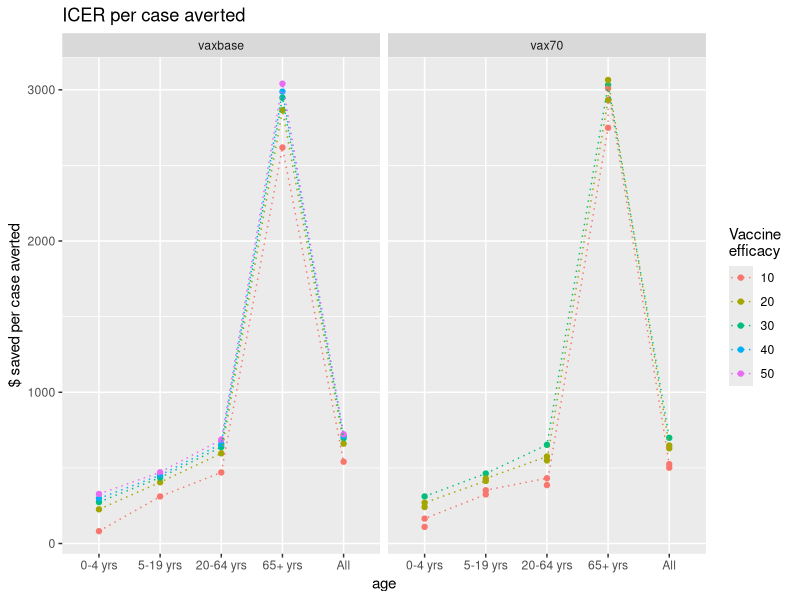
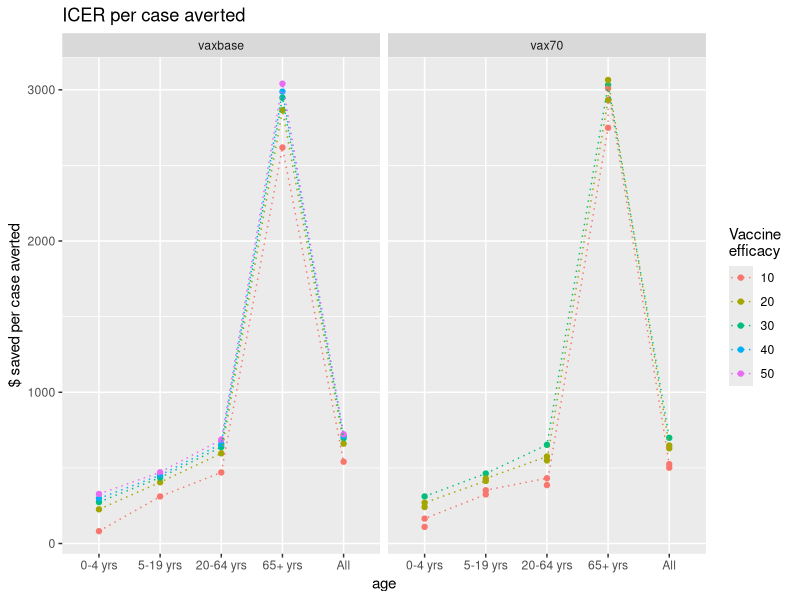
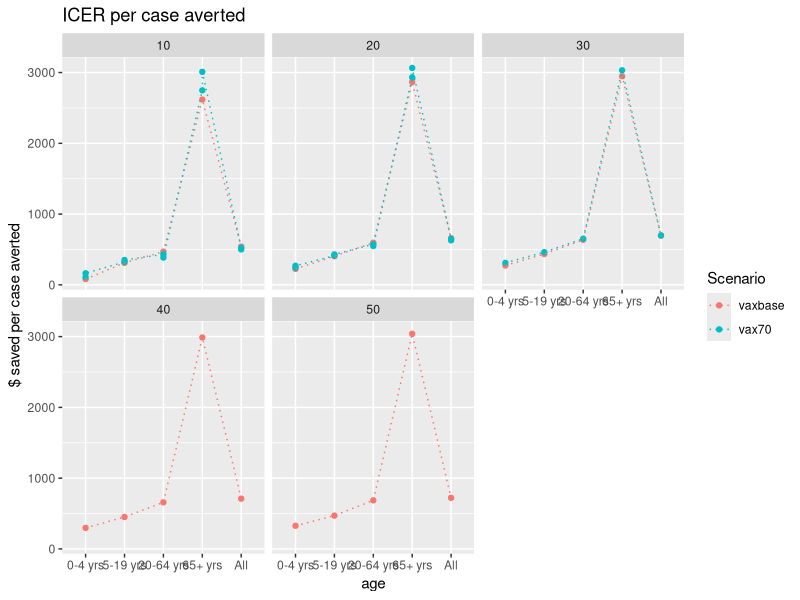
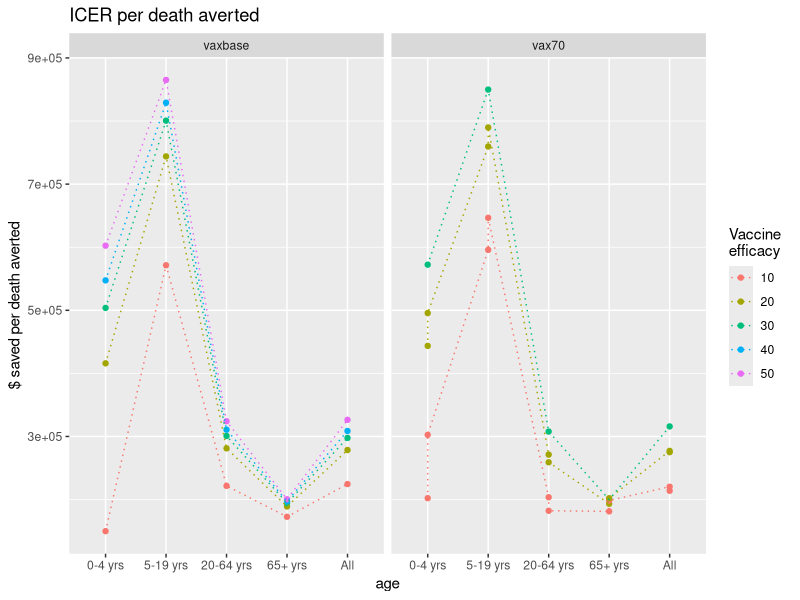
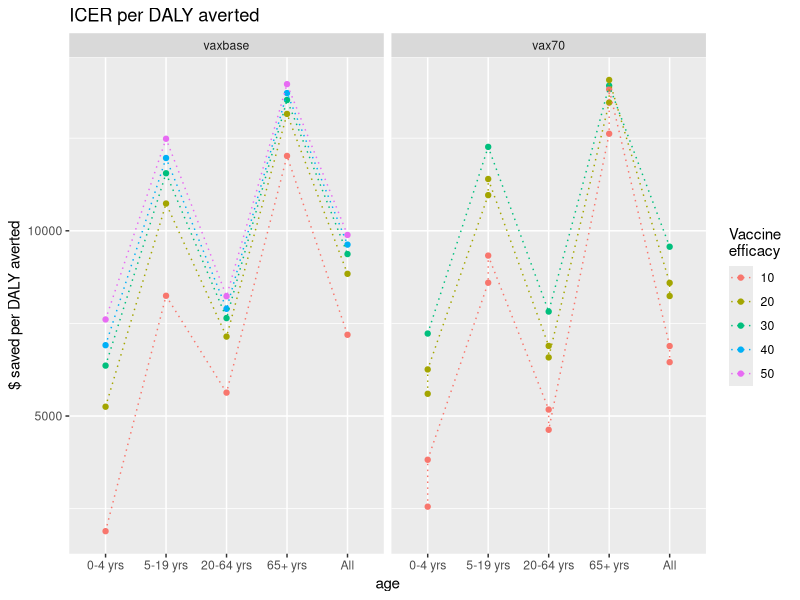
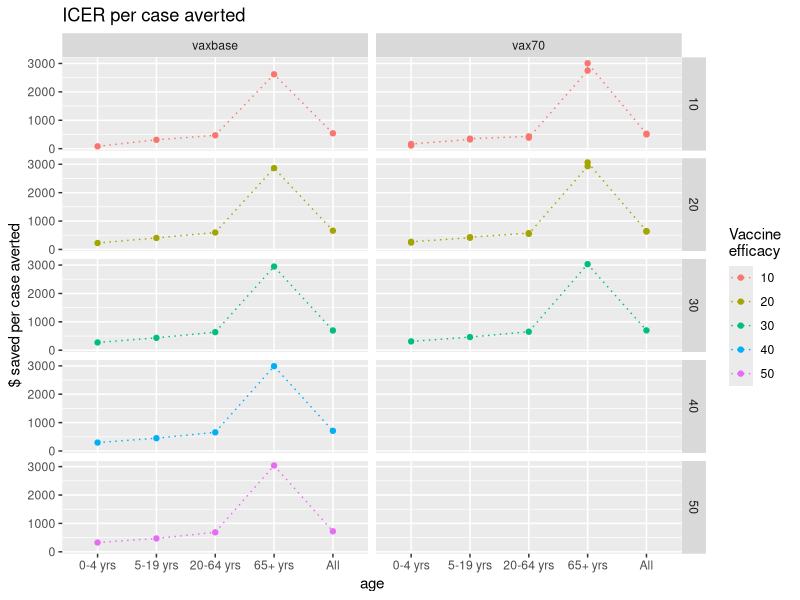
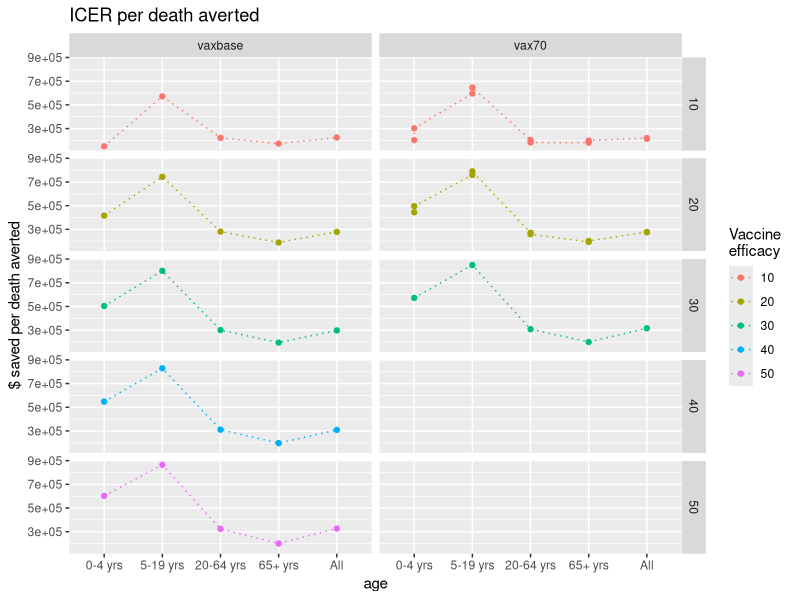
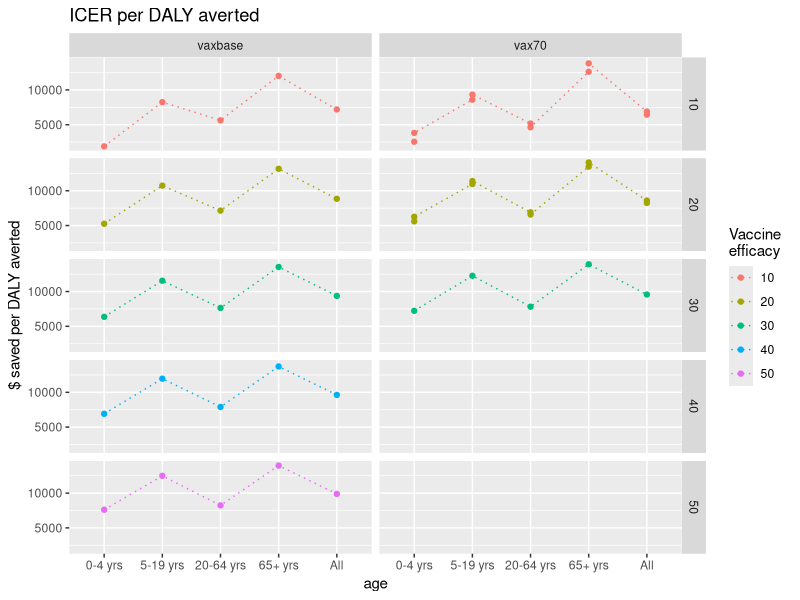

These charts were generated, in order, by the following R code:
## ---- chunk 1
knitr::opts_chunk$set(
	echo = FALSE,
	warning = TRUE,
	#cache = TRUE,
	tidy = TRUE
)
## ---- chunk 2
rm(list = ls(all.names = TRUE))

library(ggplot2)
library(tidyr)
library(dplyr)
library(knitr)
library(rmarkdown)
library(formatR)
## ---- chunk 3
data <- read.csv("df/icer-all.csv", as.is = TRUE)

df <- data[(data$scenario!="base"),]

df$cases.averted <- as.numeric(df$cases.averted)
df$cases.averted.per100k <- as.numeric(df$cases.averted.per100k)
df$icer.case.averted <- as.numeric(df$icer.case.averted)
df$deaths.averted <- as.numeric(df$deaths.averted)
df$deaths.averted.per100k <- as.numeric(df$ deaths.averted.per100k)
df$icer.death.averted <- as.numeric(df$icer.death.averted)
df$dalys <- as.numeric(df$dalys)
df$dalys.per100k <- as.numeric(df$dalys.per100k)
df$dalys.averted <- as.numeric(df$dalys.averted)
df$dalys.averted.per100k <- as.numeric(df$dalys.averted.per100k)
df$icer.daly.averted <- as.numeric(df$icer.daly.averted)
## ---- chunk 4
# subset relevant efficacies
df2 <- df[!df$v.eff %in% c(60), ]
table(df2$v.eff, useNA = 'always')

df3 <- df2[!(df2$scenario == 'vax70' & df2$v.eff %in% c(40,50)), ]
table(df3$scenario, df3$v.eff, useNA = 'always')

# factors
df3$age <- factor(df3$age, levels = c("0-4 yrs", "5-19 yrs", "20-64 yrs", "65+ yrs", "All"))
df3$risk <- factor(df3$risk, levels = c("High", "Non-high", "All"))
df3$scenario <- factor(df3$scenario, levels = c("vaxbase", "vax70"))
df3$v.eff <- factor(df3$v.eff)

# subset by age group
age_group_df <- df3[(df3$risk=="All"),]

# subset by risk group
risk_group_df <- df3[(df3$risk!="All"),]
## ---- chunk 5
# icer per case averted
ggplot(age_group_df, aes(x = age, y = icer.case.averted, color = v.eff, group = v.eff)) + labs(color = "Vaccine \nefficacy") +
  geom_point() + geom_line(linetype = "dotted") + ylab("$ saved per case averted") +
  facet_grid(~ scenario) + ggtitle("ICER per case averted")

## Alternatively:
ggplot(df3[(df3$risk=="All"),], aes(x = age, y = icer.case.averted, group = v.eff, color = v.eff)) +
  geom_point() + geom_line(linetype = "dotted") + labs(color = "Vaccine \nefficacy") +
  ylab("$ saved per case averted") + facet_grid(~ scenario) + ggtitle("ICER per case averted")

ggplot(df3[(df3$risk=="All"),], aes(x = age, y = icer.case.averted, group = scenario, color = scenario)) +
  geom_point() + geom_line(linetype = "dotted") + labs(color = "Scenario") +
  ylab("$ saved per case averted") + facet_wrap(~ v.eff) + ggtitle("ICER per case averted")

# icer per death averted
ggplot(age_group_df, aes(x = age, y = icer.death.averted, color = v.eff, group = v.eff)) + labs(color = "Vaccine \nefficacy") +
  geom_point() + geom_line(linetype = "dotted") + ylab("$ saved per death averted") +
  facet_grid(~ scenario)+ ggtitle("ICER per death averted")

# icer per daly averted
ggplot(age_group_df, aes(x = age, y = icer.daly.averted, color = v.eff, group = v.eff)) + labs(color = "Vaccine \nefficacy") +
  geom_point() + geom_line(linetype = "dotted") + ylab("$ saved per DALY averted") +
  facet_grid(~ scenario) + ggtitle("ICER per DALY averted")
## ---- chunk 6
# icer per case averted
ggplot(age_group_df, aes(x = age, y = icer.case.averted, color = v.eff, group = v.eff)) + labs(color = "Vaccine \nefficacy") +
  geom_point() + geom_line(linetype = "dotted") + ylab("$ saved per case averted") +
  facet_grid(v.eff ~ scenario) + ggtitle("ICER per case averted")

# icer per death averted
ggplot(age_group_df, aes(x = age, y = icer.death.averted, color = v.eff, group = v.eff)) + labs(color = "Vaccine \nefficacy") +
  geom_point() + geom_line(linetype = "dotted") + ylab("$ saved per death averted") +
  facet_grid(v.eff ~ scenario) + ggtitle("ICER per death averted")

# icer per DALY averted
ggplot(age_group_df, aes(x = age, y = icer.daly.averted, color = v.eff, group = v.eff)) + labs(color = "Vaccine \nefficacy") +
  geom_point() + geom_line(linetype = "dotted") + ylab("$ saved per DALY averted") +
  facet_grid(v.eff ~ scenario) + ggtitle("ICER per DALY averted")
## ---- chunk 7
# subset vax base data
vaxbase_df <- df3[(df3$scenario=="vaxbase"),]
vaxbase_df_risk <- risk_group_df[(risk_group_df$scenario=="vaxbase"),]
vaxbase_df_age <- age_group_df[(age_group_df$scenario=="vaxbase"),]
## ---- chunk 8
ggplot(vaxbase_df_age, aes(x = age, y = cases, color = v.eff, group = v.eff)) + geom_point() + geom_line(linetype = "dotted") +
  ggtitle("Number of cases in each age group by vaccine efficacy")

ggplot(vaxbase_df_age, aes(x = age, y = cases, color = v.eff, group = v.eff)) + labs(color = "Vaccine \nefficacy") +
  geom_point() + geom_line(linetype = "dotted") + ylab("cases") +
  facet_grid(~v.eff) + ggtitle("Number of cases in each age group by vaccine efficacy")

ggplot(vaxbase_df, aes(x = age, y = cases, color = risk, group = risk)) + labs(color = "Risk \ngroup") +
  geom_point() + geom_line(linetype = "dotted") + ylab("cases") +
  facet_grid(~v.eff) + ggtitle("Number of cases in each age and risk group by vaccine efficacy")

ggplot(vaxbase_df, aes(x = age, y = cases, color = risk, group = risk)) + labs(color = "Risk \ngroup") +
  geom_point() + geom_line(linetype = "dotted") + ylab("cases") +
  facet_grid(v.eff~risk) + ggtitle("Number of cases in each age and risk group by vaccine efficacy")
## ---- chunk 9
ggplot(vaxbase_df_age, aes(x = age, y = deaths.per100k, color = v.eff, group = v.eff)) + geom_point() + geom_line(linetype = "dotted") +
  ggtitle("Deaths per 100k in each age group by vaccine efficacy")

ggplot(vaxbase_df_age, aes(x = age, y = deaths.per100k, color = v.eff, group = v.eff)) + labs(color = "Vaccine \nefficacy") +
  geom_point() + geom_line(linetype = "dotted") + ylab("deaths") +
  facet_grid(~v.eff) + ggtitle("Deaths per 100k in each age group by vaccine efficacy")

ggplot(vaxbase_df, aes(x = age, y = deaths.per100k, color = risk, group = risk)) + labs(color = "Risk \ngroup") +
  geom_point() + geom_line(linetype = "dotted") + ylab("deaths") +
  facet_grid(~v.eff) + ggtitle("Deaths per 100k in each age and risk group by vaccine efficacy")

ggplot(vaxbase_df, aes(x = age, y = deaths.per100k, color = risk, group = risk)) + labs(color = "Risk \ngroup") +
  geom_point() + geom_line(linetype = "dotted") + ylab("deaths") +
  facet_grid(v.eff~risk) + ggtitle("Deaths per 100k in each age and risk group by vaccine efficacy")
## ---- chunk 10
ggplot(vaxbase_df_age, aes(x = age, y = dalys.per100k, color = v.eff, group = v.eff)) + geom_point() + geom_line(linetype = "dotted") +
  ggtitle("DALYs per 100k in each age group by vaccine efficacy")

ggplot(vaxbase_df_age, aes(x = age, y = dalys.per100k, color = v.eff, group = v.eff)) + labs(color = "Vaccine \nefficacy") +
  geom_point() + geom_line(linetype = "dotted") + ylab("DALYs") +
  facet_grid(~v.eff) + ggtitle("DALYs per 100k in each age group by vaccine efficacy")

ggplot(vaxbase_df, aes(x = age, y = dalys.per100k, color = risk, group = risk)) + labs(color = "Risk \ngroup") +
  geom_point() + geom_line(linetype = "dotted") + ylab("DALYs") +
  facet_grid(~v.eff) + ggtitle("DALYs per 100k in each age and risk group by vaccine efficacy")

ggplot(vaxbase_df, aes(x = age, y = dalys.per100k, color = risk, group = risk)) + labs(color = "Risk \ngroup") +
  geom_point() + geom_line(linetype = "dotted") + ylab("DALYs") +
  facet_grid(v.eff~risk) + ggtitle("DALYs per 100k in each age and risk group by vaccine efficacy")
## ---- chunk 11
# subset vax70% data
vax70_df <- df3[(df3$scenario=="vax70"),]
vax70_df_risk <- risk_group_df[(risk_group_df$scenario=="vax70"),]
vax70_df_age <- age_group_df[(age_group_df$scenario=="vax70"),]
## ---- chunk 12
ggplot(vax70_df_age, aes(x = age, y = cases, color = v.eff, group = v.eff)) + geom_point() + geom_line(linetype = "dotted") +
  ggtitle("Number of cases in each age group by vaccine efficacy")

ggplot(vax70_df_age, aes(x = age, y = cases, color = v.eff, group = v.eff)) + labs(color = "Vaccine \nefficacy") +
  geom_point() + geom_line(linetype = "dotted") + ylab("cases") +
  facet_grid(~v.eff) + ggtitle("Number of cases in each age group by vaccine efficacy")

ggplot(vax70_df, aes(x = age, y = cases, color = risk, group = risk)) + labs(color = "Risk \ngroup") +
  geom_point() + geom_line(linetype = "dotted") + ylab("cases") +
  facet_grid(~v.eff) + ggtitle("Number of cases in each age and risk group by vaccine efficacy")

ggplot(vax70_df, aes(x = age, y = cases, color = risk, group = risk)) + labs(color = "Risk \ngroup") +
  geom_point() + geom_line(linetype = "dotted") + ylab("cases") +
  facet_grid(v.eff~risk) + ggtitle("Number of cases in each age and risk group by vaccine efficacy")
## ---- chunk 13
ggplot(vax70_df_age, aes(x = age, y = deaths.per100k, color = v.eff, group = v.eff)) + geom_point() + geom_line(linetype = "dotted") +
  ggtitle("Deaths per 100k in each age group by vaccine efficacy")

ggplot(vax70_df_age, aes(x = age, y = deaths.per100k, color = v.eff, group = v.eff)) + labs(color = "Vaccine \nefficacy") +
  geom_point() + geom_line(linetype = "dotted") + ylab("deaths") +
  facet_grid(~v.eff) + ggtitle("Deaths per 100k in each age group by vaccine efficacy")

ggplot(vax70_df, aes(x = age, y = deaths.per100k, color = risk, group = risk)) + labs(color = "Risk \ngroup") +
  geom_point() + geom_line(linetype = "dotted") + ylab("deaths") +
  facet_grid(~v.eff) + ggtitle("Deaths per 100k in each age and risk group by vaccine efficacy")

ggplot(vax70_df, aes(x = age, y = deaths.per100k, color = risk, group = risk)) + labs(color = "Risk \ngroup") +
  geom_point() + geom_line(linetype = "dotted") + ylab("deaths") +
  facet_grid(v.eff~risk) + ggtitle("Deaths per 100k in each age and risk group by vaccine efficacy")
## ---- chunk 14
ggplot(vax70_df_age, aes(x = age, y = dalys.per100k, color = v.eff, group = v.eff)) + geom_point() + geom_line(linetype = "dotted") +
  ggtitle("DALYs per 100k in each age group by vaccine efficacy")

ggplot(vax70_df_age, aes(x = age, y = dalys.per100k, color = v.eff, group = v.eff)) + labs(color = "Vaccine \nefficacy") +
  geom_point() + geom_line(linetype = "dotted") + ylab("DALYs") +
  facet_grid(~v.eff) + ggtitle("DALYs per 100k in each age group by vaccine efficacy")

ggplot(vax70_df, aes(x = age, y = dalys.per100k, color = risk, group = risk)) + labs(color = "Risk \ngroup") +
  geom_point() + geom_line(linetype = "dotted") + ylab("DALYs") +
  facet_grid(~v.eff) + ggtitle("DALYs per 100k in each age and risk group by vaccine efficacy")

ggplot(vax70_df, aes(x = age, y = dalys.per100k, color = risk, group = risk)) + labs(color = "Risk \ngroup") +
  geom_point() + geom_line(linetype = "dotted") + ylab("DALYs") +
  facet_grid(v.eff~risk) + ggtitle("DALYs per 100k in each age and risk group by vaccine efficacy")
